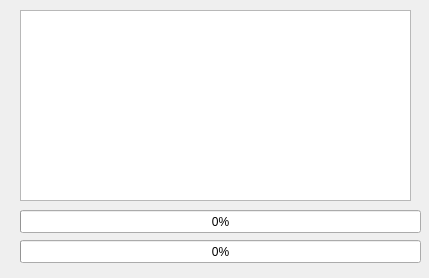
<?xml version="1.0" encoding="UTF-8"?>
<ui version="4.0">
 <class>MainWindow</class>
 <widget class="QMainWindow" name="MainWindow">
  <property name="geometry">
   <rect>
    <x>0</x>
    <y>0</y>
    <width>429</width>
    <height>278</height>
   </rect>
  </property>
  <property name="windowTitle">
   <string>Bke Creator Update</string>
  </property>
  <widget class="QWidget" name="centralWidget">
   <widget class="QProgressBar" name="filesBar">
    <property name="geometry">
     <rect>
      <x>20</x>
      <y>240</y>
      <width>401</width>
      <height>23</height>
     </rect>
    </property>
    <property name="value">
     <number>0</number>
    </property>
   </widget>
   <widget class="QProgressBar" name="filepreBar">
    <property name="geometry">
     <rect>
      <x>20</x>
      <y>210</y>
      <width>401</width>
      <height>23</height>
     </rect>
    </property>
    <property name="value">
     <number>0</number>
    </property>
   </widget>
   <widget class="QTextEdit" name="textEdit">
    <property name="geometry">
     <rect>
      <x>20</x>
      <y>10</y>
      <width>391</width>
      <height>191</height>
     </rect>
    </property>
   </widget>
  </widget>
 </widget>
 <layoutdefault spacing="6" margin="11"/>
 <resources/>
 <connections/>
</ui>
